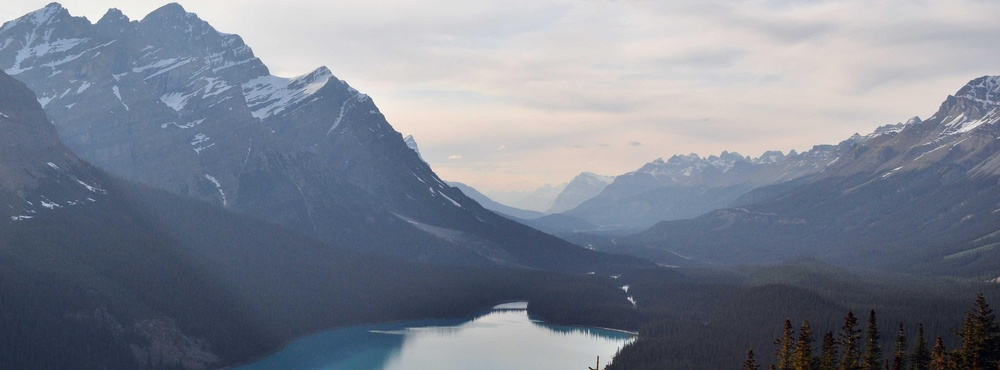
#> input picture abc.jpg, 1000 x 370 px, shrunk from 3890 x 1440 before the run, found by its file name
$ jupyter execute Image_2_sketch.ipynb   (shell and % lines are left out)   (older library calls are emulated)
#> lines starting #> are read from the running program, lines starting #| are printed output that depends on the picture; pictures that were not available may be replaced by others from this repository, and a replacement may not be noted
<a href="https://colab.research.google.com/github/shubhankar-mern/MLBasicsLearn/blob/imp/Image_2_sketch.ipynb" target="_parent"></a>

[cell 1]
import cv2

[cell 2]
import os


from google.colab import files


# Save the current working directory
original_directory = os.getcwd()
print(original_directory)


# Specify the target folder
target_folder = 'Trainset'

# Check if the folder exists, and create it if not
if not os.path.exists(target_folder):
    os.makedirs(target_folder)

# Change the working directory to the newly created directory
print(f"Directory changed  to '{target_folder}'")
os.chdir(target_folder)


# Upload files to the target folder
uploaded = files.upload()
#> the answer given: abc.jpg
print(f"Files uploaded to '{target_folder}'")

# Change curr dir to before
os.chdir(original_directory)
print(f"Directory changed to '{original_directory}'")

[cell 3]
## Only if you wanna delete the Trainset
import shutil

# Specify the folder path to be deleted
folder_path = '/content/Trainset'

# Use shutil.rmtree to delete the folder and its contents
shutil.rmtree(folder_path)

print(f"Folder '{folder_path}' and its contents have been deleted.")

[cell 4]
## Lets display the images
from IPython.display import Image, display


# Specify the directory name
dir_name = 'Trainset'

# List the contents of the directory
dir_contents = os.listdir(dir_name)


# Display each image in the notebook
for i,image_file in enumerate(dir_contents):
      image_path = os.path.join(dir_name, image_file)
      display(Image(filename=image_path))

# Save the current working directory
org_directory = os.getcwd()
print(org_directory)

[cell 5]
# [8 lines left out: function sketcher, not called in this run]

[cell 6]
import cv2
import numpy as np

# [15 lines left out: function convert_to_binary_silhouette, not called in this run]

[cell 7]
import cv2
import numpy as np

# [20 lines left out: function extract_white_edges, not called in this run]

[cell 8]
import cv2

# [11 lines left out: function extract_white_edges_with_canny, not called in this run]

[cell 9]
import cv2
import numpy as np

# [21 lines left out: function sobel_edge_detection, not called in this run]

[cell 10]
import cv2
import numpy as np

# [27 lines left out: function sobel_edge_detection_rgb, not called in this run]

[cell 11]
import cv2
import numpy as np

def prewitt_edge_detection_rgb(image_path):
    # Read the image
#> called with image_path = 'Trainset/abc.jpg'
    image = cv2.imread(image_path)
#> image is the input picture: shape (370, 1000, 3); mean B, G, R 143.8, 129.8, 122.9

    # Split the image into its color channels
    b, g, r = cv2.split(image)
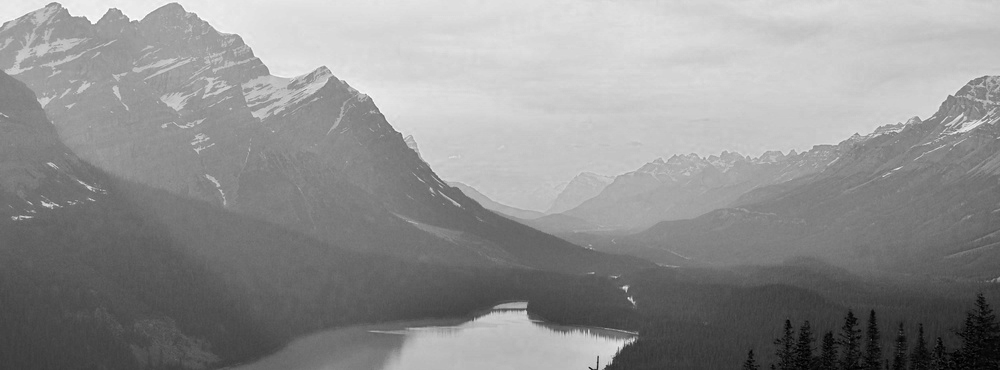
#> b: shape (370, 1000); min 0, max 255, mean 143.8
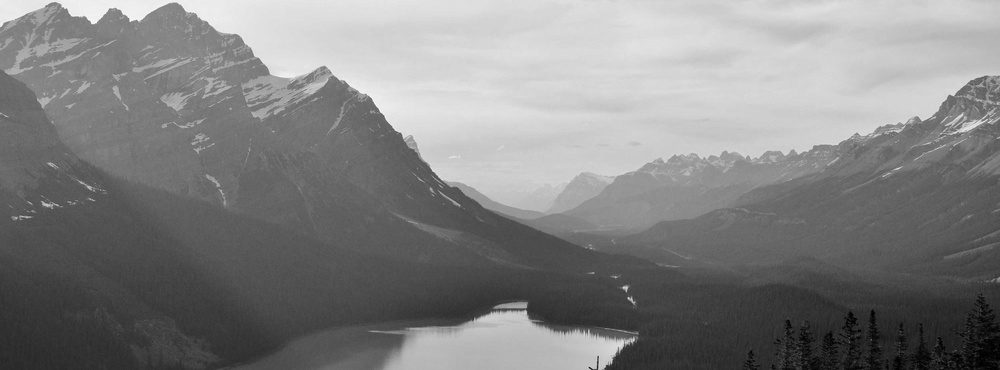
#> g: shape (370, 1000); min 0, max 255, mean 129.8
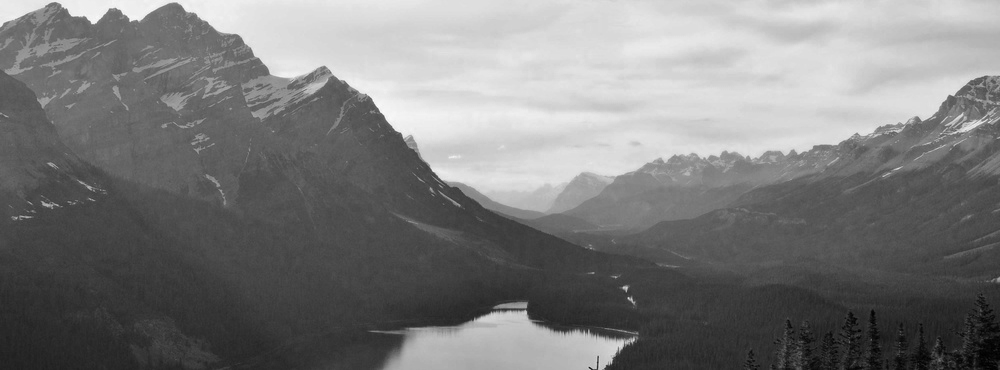
#> r: shape (370, 1000); min 0, max 254, mean 122.9

    # Apply the Prewitt operator to each color channel
    prewitt_x_r = cv2.Sobel(r, cv2.CV_64F, 1, 0, ksize=3)
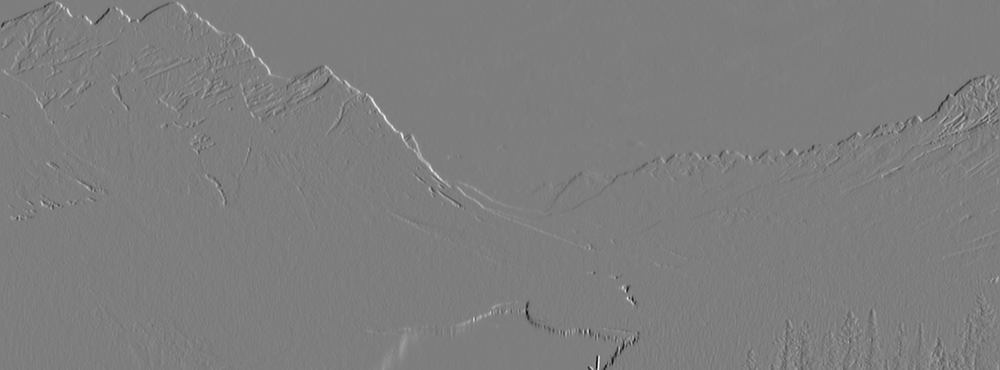
#> prewitt_x_r: shape (370, 1000) float64; min -623, max 636, mean 0.1; drawn with min black and max white
    prewitt_y_r = cv2.Sobel(r, cv2.CV_64F, 0, 1, ksize=3)
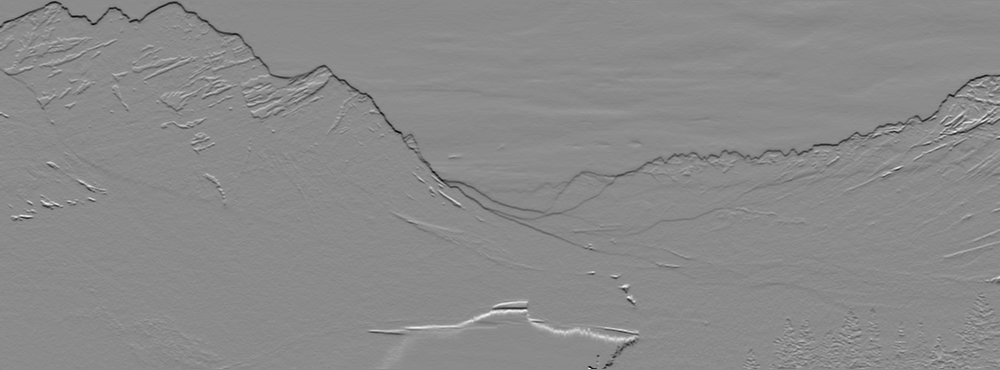
#> prewitt_y_r: shape (370, 1000) float64; min -571, max 474, mean -3.3; drawn with min black and max white
    prewitt_x_g = cv2.Sobel(g, cv2.CV_64F, 1, 0, ksize=3)
    prewitt_y_g = cv2.Sobel(g, cv2.CV_64F, 0, 1, ksize=3)
    prewitt_x_b = cv2.Sobel(b, cv2.CV_64F, 1, 0, ksize=3)
    prewitt_y_b = cv2.Sobel(b, cv2.CV_64F, 0, 1, ksize=3)

    # Calculate the gradient magnitude for each channel
    gradient_magnitude_r = np.sqrt(prewitt_x_r**2 + prewitt_y_r**2)
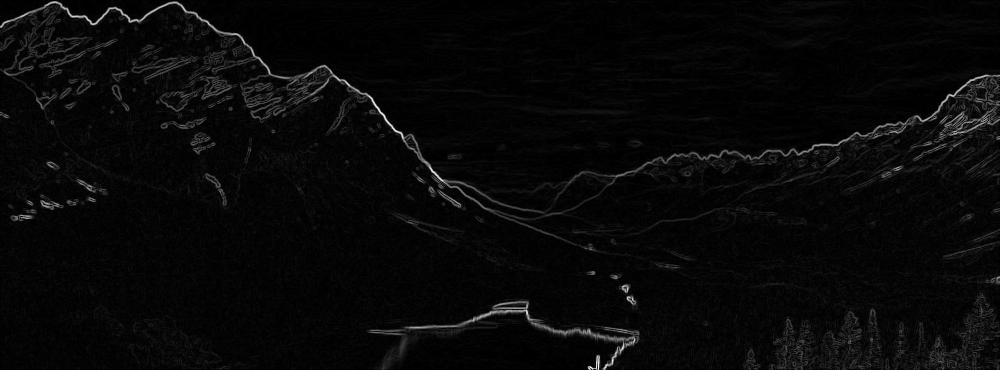
#> gradient_magnitude_r: shape (370, 1000) float64; min 0, max 650, mean 22.2; drawn with min black and max white
    gradient_magnitude_g = np.sqrt(prewitt_x_g**2 + prewitt_y_g**2)
    gradient_magnitude_b = np.sqrt(prewitt_x_b**2 + prewitt_y_b**2)

    # Merge the gradient magnitude channels back into a color image
    gradient_magnitude_image = cv2.merge((gradient_magnitude_b, gradient_magnitude_g, gradient_magnitude_r))

    # Convert the gradient magnitude image to an 8-bit unsigned integer image
    gradient_magnitude_image = np.uint8(gradient_magnitude_image)
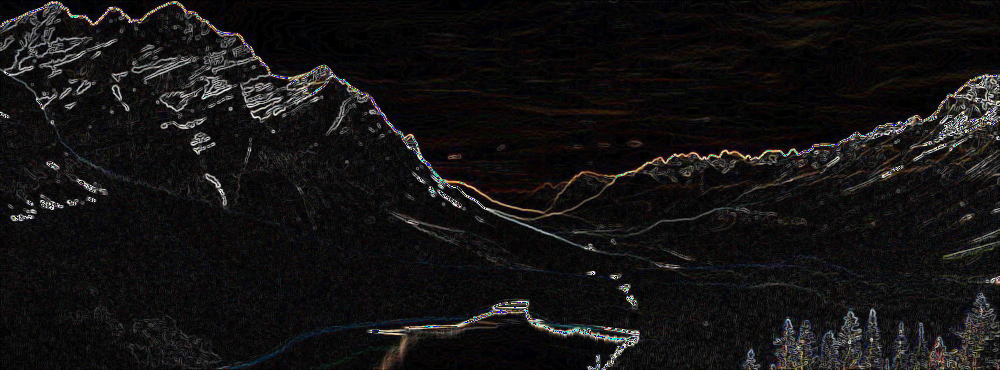
#> gradient_magnitude_image: shape (370, 1000, 3); mean B, G, R 18.8, 18.6, 20

    cv2.imwrite(image_path, gradient_magnitude_image)

[cell 12]
from posixpath import dirname
import os
# Specify the directory name
os.chdir('/content')
dir_name = 'Trainset'

# List the contents of the directory
dir_contents = os.listdir(dir_name)

print(dir_contents)

for image_file in dir_contents:
    image_path = os.path.join(dir_name, image_file)
    print('image_>path before cropped: ',image_path)
    # [6 lines of commented-out code are left out]
    prewitt_edge_detection_rgb(image_path)

[cell 13]
from IPython.display import Image, display
# Display each cropped face in the notebook
for image_file in dir_contents:
    image_path = os.path.join(dir_name, image_file)
    print('image_>path after cropped: ',image_path)
    display(Image(filename=image_path))
